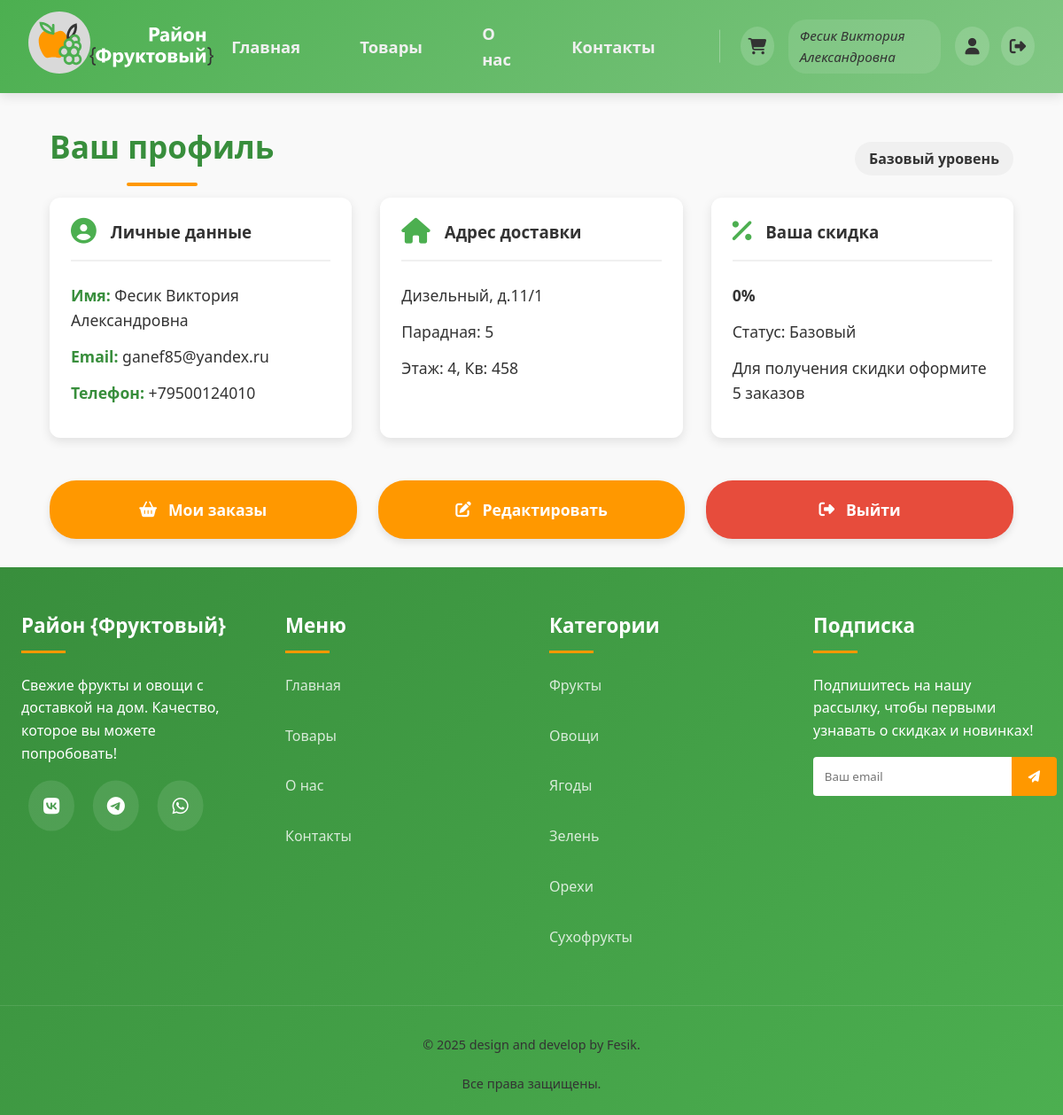
Screenshot of /profile (signed in) with the database file from the repository.
### data/customers.py (models this page shows, shortened)
class Customer(SqlAlchemyBase, UserMixin):
    __tablename__ = 'customers'
    id = sqlalchemy.Column(sqlalchemy.Integer, primary_key=True, autoincrement=True)
    email = sqlalchemy.Column(sqlalchemy.String, index=True, unique=True, nullable=False)  # емеил
    name = sqlalchemy.Column(sqlalchemy.String, nullable=False)  # имя
    phone = sqlalchemy.Column(sqlalchemy.String, nullable=False)  # номер телефона
    street = sqlalchemy.Column(sqlalchemy.String, nullable=False)  # улица
    building = sqlalchemy.Column(sqlalchemy.String, nullable=False)  # дом
    entrance = sqlalchemy.Column(sqlalchemy.String, default='-')  # парадная
    floor = sqlalchemy.Column(sqlalchemy.String, default='-')  # этаж
    apartment = sqlalchemy.Column(sqlalchemy.String, default='-')  # квартира
    loyalty_level = sqlalchemy.Column(sqlalchemy.Integer, sqlalchemy.ForeignKey('loyalty_levels.id'),
                                      default=1)  # связь с уровнем лояльности
    status = sqlalchemy.Column(sqlalchemy.Integer, default=0)  # статус клиента
    hashed_password = sqlalchemy.Column(sqlalchemy.String, nullable=False)
    create_date = sqlalchemy.Column(sqlalchemy.DateTime, default=datetime.datetime.now)  # дата регистрации клиента
    orders = orm.relationship("Order", back_populates='customer')  # связь с таблицей заказов
    loyalty = orm.relationship("LoyaltyLevel")  # связь с таблицей уровней лояльности

### main.py (the view)
@app.route('/profile')
@login_required
def profile():
    return render_template('profile.html', title='Район {Фруктовый} | Ваш профиль', user=current_user)

### data/db_session.py (called while the page is built)
def create_session() -> Session:
    global __factory
    if not __factory:
        raise RuntimeError("База данных не инициализирована. Вызовите global_init() сначала.")
    return __factory()

### main.py (called while the page is built)
@login_manager.user_loader
def load_user(user_id):
    db_sess = db_session.create_session()
    return db_sess.get(Customer, user_id)  # Загружаем пользователя из БД по ID

### templates/profile.html (shortened to what this page needs)
{% extends "base.html" %}
{% block content %}
<section class="profile-section">
    <div class="profile-header">
        <h2 class="section-title">Ваш профиль</h2>
        <div class="user-status">
            {% if user.status == 0 %}
                <span class="badge badge-basic">Базовый уровень</span>
            {% elif user.status == 1 %}
                <span class="badge badge-silver">Серебряный уровень</span>
            {% elif user.status == 2 %}
                <span class="badge badge-gold">Золотой уровень</span>
            {% elif user.status == 4 %}
            <span class="badge badge-admin">Менеджер</span>
            {% elif user.status == 5 %}
                <span class="badge badge-admin">Администратор</span>
            {% endif %}
        </div>
    </div>
    <div class="profile-info">
        <div class="info-card">
            <div class="info-header">
                <i class="fas fa-user-circle"></i>
                <h3>Личные данные</h3>
            </div>
            <div class="info-content">
                <p><strong>Имя:</strong> {{ user.name }}</p>
                <p><strong>Email:</strong> {{ user.email }}</p>
                <p><strong>Телефон:</strong> {{ user.phone }}</p>
            </div>
        </div>
        {% if user.status in [4, 5] %}
        <div class="info-card">
            <div class="info-header">
                <i class="fas fa-chart-line"></i>
                <h3>KPI</h3>
            </div>
            <div class="info-content">
                <p><strong>Выполнено за сегодня:</strong><br>15/20 заказов (75%)</p>
                <p><strong>Выручка:</strong><br>45 000 руб.</p>
                <p><strong>В сборке:</strong><br>5 (ср. время: 25 мин)</p>
                <p><strong>В доставке:</strong><br>8 (ср. время: 45 мин)</p>
            </div>
        </div>
        {% else %}
        <div class="info-card">
            <div class="info-header">
                <i class="fas fa-home"></i>
                <h3>Адрес доставки</h3>
            </div>
            <div class="info-content">
                <p>{{ user.street }}, д.{{ user.building }}</p>
                <p>Парадная: {{ user.entrance or '-' }}</p>
                <p>Этаж: {{ user.floor or '-' }}, Кв: {{ user.apartment or '-' }}</p>
            </div>
        </div>
        {% endif %}
        {% if user.status in [4, 5] %}
        <div class="info-card">
            <div class="info-header">
                <i class="fas fa-database"></i>
                <h3>База данных</h3>
            </div>
            <div class="info-content">
                <div class="admin-actions-column">
                    <a href="{{ url_for('add_product') }}" class="btn btn-admin-action">
                        <i class="fas fa-plus-circle"></i> Внести номенклатуру
                    </a>
                    <a href="#" class="btn btn-admin-action">
                        <i class="fas fa-truck-loading"></i> Принять поставку
                    </a>
                    <a href="#" class="btn btn-admin-action">
                        <i class="fas fa-search"></i> Поиск в базе
                    </a>
                    <a href="{{ url_for('list_employees') }}" class="btn btn-admin-action">
                        <i class="fas fa-users-cog"></i> Управление сотрудниками
                    </a>
                </div>
            </div>
        </div>
        {% else %}
        <div class="info-card">
            <div class="info-header">
                <i class="fas fa-percentage"></i>
                <h3>Ваша скидка</h3>
            </div>
            <div class="info-content">
                {% if user.status == 0 %}
                    <p class="discount-value">0%</p>
                    <p>Статус: Базовый</p>
                    <p>Для получения скидки оформите 5 заказов</p>
                {% elif user.status == 1 %}
                    <p class="discount-value silver">5%</p>
                    <p>Статус: Серебряный</p>
                    <p>Следующий уровень: при заказах на 10 000 руб.</p>
                {% elif user.status == 2 %}
                    <p class="discount-value gold">10%</p>
                    <p>Статус: Золотой</p>
                    <p>Максимальный уровень</p>
                {% endif %}
            </div>
        </div>
        {% endif %}
    </div>
    <div class="profile-actions">
        {% if user.status in [4, 5] %}
            <a href="{{ url_for('active_orders') }}" class="btn btn-action">
                <i class="fas fa-shopping-basket"></i> Активные заказы
            </a>
        {% else %}
            <a href="{{ url_for('user_orders') }}" class="btn btn-action">
                <i class="fas fa-shopping-basket"></i> Мои заказы
            </a>
        {% endif %}
        <a href="{{ url_for('edit_profile') }}" class="btn btn-action">
            <i class="fas fa-edit"></i> Редактировать
        </a>
        <a href="{{ url_for('logout') }}" class="btn btn-action logout">
            <i class="fas fa-sign-out-alt"></i> Выйти
        </a>
    </div>
</section>
{% endblock %}

### templates/base.html (shortened to what this page needs)
<!DOCTYPE html>
<html lang="ru">
<head>
    <link rel="stylesheet" href="https://cdnjs.cloudflare.com/ajax/libs/font-awesome/6.4.0/css/all.min.css">
    <link rel="stylesheet" href="{{url_for('static', filename='css/style.css')}}">
</head>
<body>
<header>
    <div class="header-container">
        <div class="logo">
            <a href="{{ url_for('index') }}"><img src="{{url_for('static', filename='./images/logo/logo_white.svg')}}"
                                                  alt="логотип компании"></a>
        </div>
        <nav>
            <ul id="navMenu">
                <li><a href="{{ url_for('index') }}" class="nav-link">Главная</a></li>
                <li><a href="{{ url_for('goods') }}" class="nav-link">Товары</a></li>
                <li><a href="{{ url_for('about') }}" class="nav-link">О нас</a></li>
                <li><a href="{{ url_for('contacts') }}" class="nav-link">Контакты</a></li>
                {% if current_user and current_user.is_authenticated %}
                <li class="user-zone">
                    <a href="/cart" class="user-icon">
                        <i class="fas fa-shopping-cart"></i>
                    </a>
                    <span class="user-greeting">{{ current_user.name }}</span>
                    <div class="user-actions">
                        <a href="/profile" class="user-icon">
                            <i class="fas fa-user"></i>
                        </a>
                        <a href="/logout" class="user-icon">
                            <i class="fas fa-sign-out-alt"></i>
                        </a>
                    </div>
                </li>
                {% endif %}
            </ul>
        </nav>
    </div>
</header>
<main>
    {% block content %}{% endblock %}
</main>
<footer>
    <div class="footer-container">
        <div class="footer-col">
            <h3>Район {Фруктовый}</h3>
            <p>Свежие фрукты и овощи с доставкой на дом. Качество, которое вы можете попробовать!</p>
            <div class="footer-social-links">
                <a href="#"><i class="fab fa-vk"></i></a>
                <a href="#"><i class="fab fa-telegram"></i></a>
                <a href="#"><i class="fab fa-whatsapp"></i></a>
            </div>
        </div>
        <div class="footer-col">
            <h3>Меню</h3>
            <ul class="footer-links">
                <li><a href="{{ url_for('index') }}" class="footer-nav-link">Главная</a></li>
                <li><a href="{{ url_for('goods') }}" class="footer-nav-link">Товары</a></li>
                <li><a href="{{ url_for('about') }}" class="footer-nav-link">О нас</a></li>
                <li><a href="{{ url_for('contacts') }}" class="footer-nav-link">Контакты</a></li>
            </ul>
        </div>
        <div class="footer-col">
            <h3>Категории</h3>
            <ul class="footer-links">
                <li><a href="./goods?category=Фрукты">Фрукты</a></li>
                <li><a href="./goods?category=Овощи">Овощи</a></li>
                <li><a href="./goods?category=Ягоды">Ягоды</a></li>
                <li><a href="./goods?category=Зелень">Зелень</a></li>
                <li><a href="./goods?category=Орехи">Орехи</a></li>
                <li><a href="./goods?category=Сухофрукты">Сухофрукты</a></li>
            </ul>
        </div>
        <div class="footer-col">
            <h3>Подписка</h3>
            <p>Подпишитесь на нашу рассылку, чтобы первыми узнавать о скидках и новинках!</p>
            <div style="display: flex; margin-top: 1rem;">
                <input type="email" placeholder="Ваш email"
                       style="flex: 1; padding: 0.8rem; border: none; border-radius: 4px 0 0 4px;">
                <button style="background: var(--secondary-color); color: white; border: none; padding: 0 1.2rem; border-radius: 0 4px 4px 0; cursor: pointer;">
                    <i class="fas fa-paper-plane"></i></button>
            </div>
        </div>
    </div>
    <div class="copyright">
        <a href="https://fesik-evgenya.github.io/portfolio/" class="footer__afterword-author">
            © 2025 design and develop by Fesik. </a>
        <span class="footer__rights"> Все права защищены.</span>
    </div>
</footer>
</body>
</html>

### rows the page displays
Customer: name "Фесик Виктория Александровна", email "ganef85@yandex.ru", phone "+79500124010", street "Дизельный", building "11/1", entrance "5", floor "4", apartment "458"
